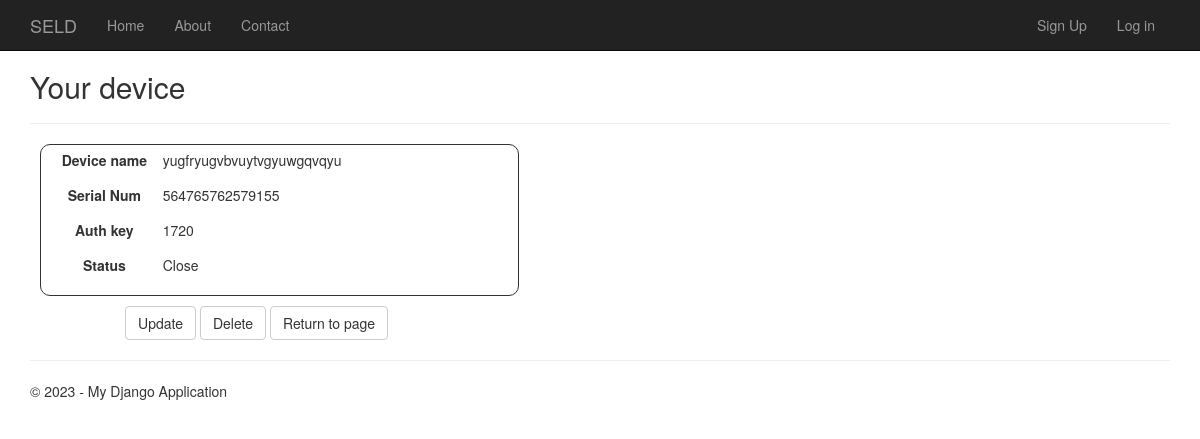
Before: /your_device/46/ with the older database file.
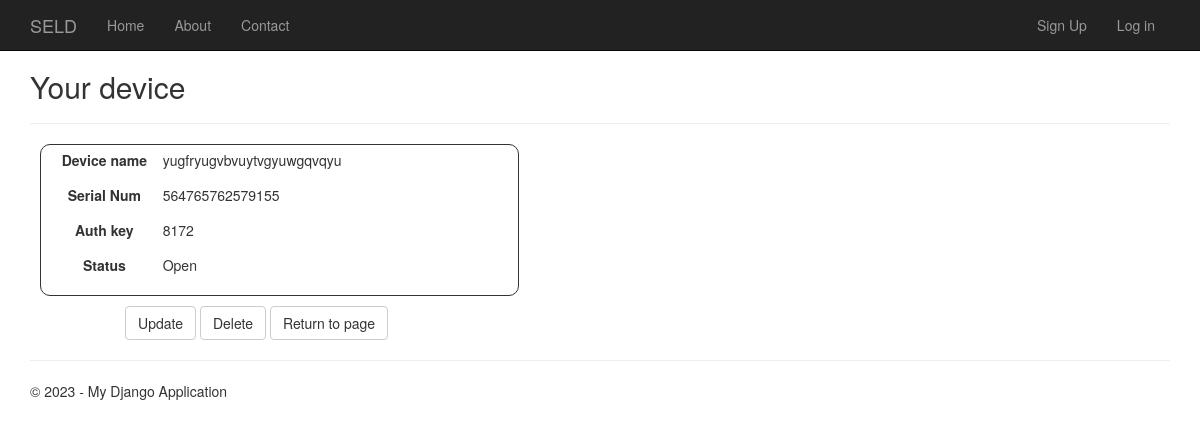
After: the same page with the newer database file.
### app/models.py (models this page shows, shortened)
class DeviceModel(models.Model):
    device_name = models.CharField(max_length=255)
    serial_num = models.CharField(max_length=255)
    auth_key = models.IntegerField(null=False)
    status = models.CharField(max_length=10, default="Close")
    user = UserForeignKey(auto_user_add=True)
    objects = models.Manager()

### app/views.py (the view)
class DeviceDetailView(DetailView):
    model = DeviceModel
    template_name = 'app/your_device.html'
    context_object_name = 'data'

### app/templates/app/your_device.html
{% extends 'app/layout.html'%}
{% block content %}
<h2>Your device</h2>
<hr />
<div class="block-form">
    <div class="form-group">
        <label class="col-md-3 lining control-label">Device name</label>
        <div class="col-md-20">
            {{ data.device_name }}
        </div>
    </div>
    <div class="form-group">
        <label class="col-md-3 lining control-label">Serial Num</label>
        <div class="col-md-20">
            {{ data.serial_num }}
        </div>
    </div>
    <div class="form-group">
        <label class="col-md-3 lining control-label">Auth key</label>
        <div class="col-md-20">
            {{ data.auth_key }}
        </div>
    </div>
    <div class="form-group">
        <label class="col-md-3 lining control-label">Status</label>
        <div class="col-md-20">
            {{ data.status }}
        </div>
    </div>
</div>
<div>
    <a href="{% url 'update_form' data.id %}" class="col-md-offset-1 btn btn-default">Update</a>
    <a href="{% url 'delete_form' data.id %}" class="col-md-offset btn btn-default">Delete</a>
    <a href="{% url 'devices' %}" class="col-md-offset btn btn-default">Return to page</a>
</div>
{% endblock %}

### app/templates/app/layout.html (shortened to what this page needs)
<!DOCTYPE html>
<html>
<head>
    {% load static %}
    <link rel="stylesheet" type="text/css" href="{% static 'app/content/bootstrap.min.css' %}" />
    <link rel="stylesheet" type="text/css" href="{% static 'app/content/site.css' %}" />
    <link rel="stylesheet" type="text/css" href="{% static 'app/content/style.css' %}" />
</head>
<body>
    <div class="navbar navbar-inverse navbar-fixed-top">
        <div class="container">
            <div class="navbar-header navbar-light">
                <a href="/" class="navbar-brand">SELD</a>
            </div>
            <div class="navbar-collapse collapse">
                <ul class="nav navbar-nav">
                    <li><a href="{% url 'home' %}">Home</a></li>
                    <li><a href="{% url 'about' %}">About</a></li>
                    <li><a href="{% url 'contact' %}">Contact</a></li>
                </ul>
                {% include 'app/loginpartial.html' %}
            </div>
        </div>
    </div>
<div class="container body-content">
{% block content %}{% endblock %}
    <hr/>
    <footer>
        <p>&copy; {{ year }} - My Django Application</p>
    </footer>
</div>
</body>
</html>

### app/templates/app/loginpartial.html
{% if user.is_authenticated %}
<form id="logoutForm" action="/logout/" method="post" class="navbar-right">
    {% csrf_token %}
    <ul class="nav navbar-nav navbar-right">
        <li><a href="{% url 'profile' %}" class="navbar-brand">Hello {{ user.username }}!</a></li>
        <li><a href="javascript:document.getElementById('logoutForm').submit()">Log off</a></li>
    </ul>
</form>
<ul class="nav navbar-nav navbar-left">
    <li><a href="{% url 'devices' %}">Devices</a></li>
</ul>
{% else %}
<ul class="nav navbar-nav navbar-right">
    <li><a href="{% url 'signup' %}">Sign Up</a></li>
    <li><a href="{% url 'login' %}">Log in</a></li>
</ul>
{% endif %}

### app/static/app/content/site.css (style rules this page uses)
body { padding-top: 50px; padding-bottom: 20px; }
.body-content { padding-left: 15px; padding-right: 15px; }

### app/static/app/content/style.css (style rules this page uses)
.lining { text-align: center; }
.block-form { border-radius: 10px; border: 1px solid; padding: 5px; width: 42%; margin: 10px; }

Changed rows visible on the page:
changed DeviceModel "yugfryugvbvuytvgyuwgqvqyu": auth_key "1720" → "8172"; status "Close" → "Open"
